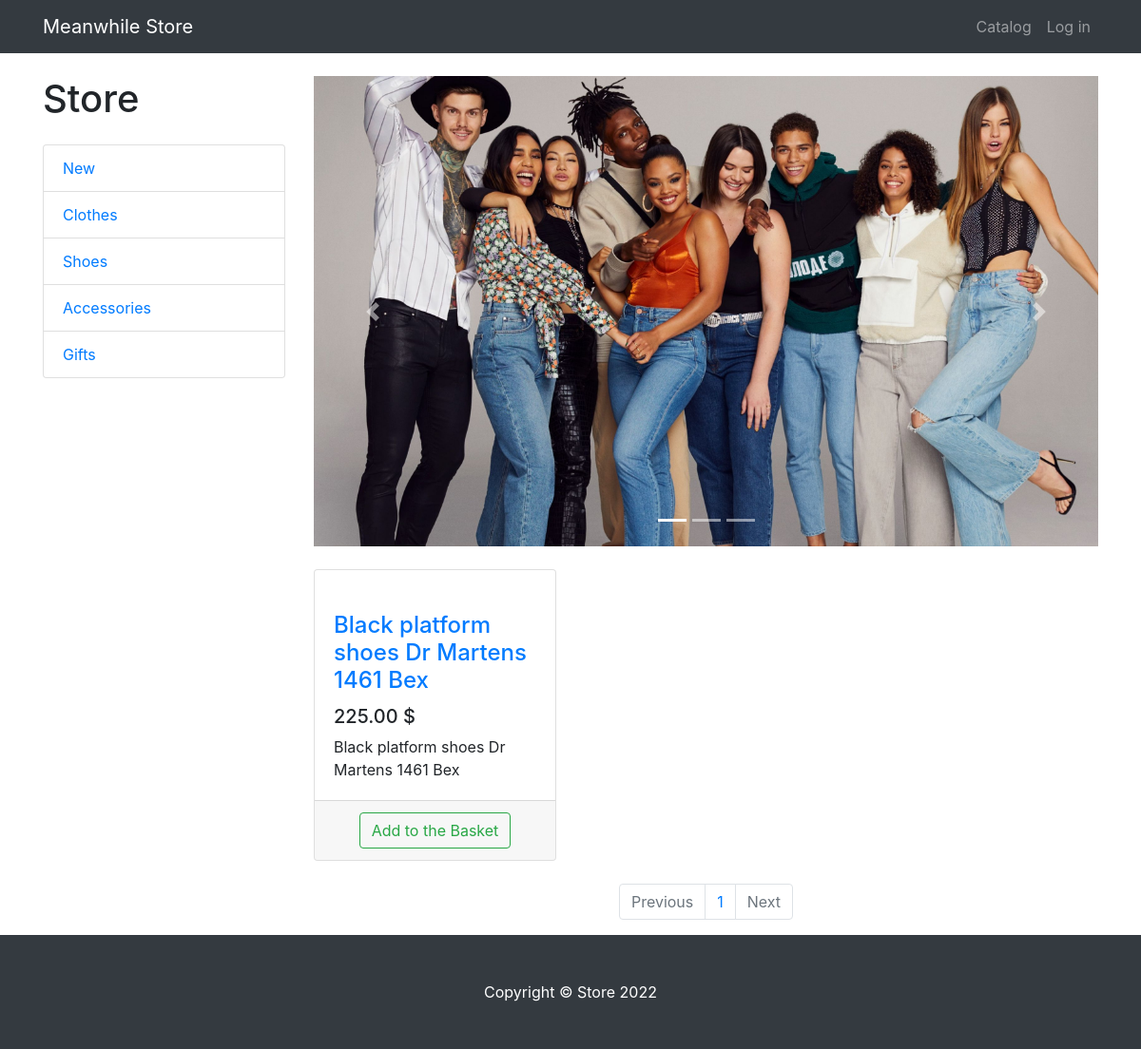
Page /products/3/ on the committed database.
### products/models.py (models this page shows, shortened)
class ProductCategory(models.Model):
    name = models.CharField(max_length=64, unique=True)
    description = models.TextField(blank=True)  # =пустой те можно поле оставить пустым или добавить описание
    class Meta:
        verbose_name_plural = 'Product Categories'

class Product(models.Model):
    name = models.CharField(max_length=256)
    image = models.ImageField(upload_to='products_images', blank=True)
    description = models.TextField(blank=True)
    short_description = models.CharField(max_length=64, blank=True)
    price = models.DecimalField(max_digits=8, decimal_places=2, default=0)   # значения до и после запятой
    quantity = models.PositiveIntegerField(default=0)    # positive количество товаров не может быть отриц
    category = models.ForeignKey(ProductCategory, on_delete=models.PROTECT)    # протект - товары останутся при удалении категории

### products/views.py (the view)
# urls.py: path('', products, name='index'),
def products(request, category_id=None, page=1):
    context = {'title': 'Store-Catalog', 'categories': ProductCategory.objects.all()}
    if category_id:
        products = Product.objects.filter(category_id=category_id)
    else:
        products = Product.objects.all()
    paginator = Paginator(products, 3)
    products_paginator = paginator.page(page)
    context.update({'products': products_paginator})
    return render(request, 'products/products.html', context)

### products/templates/products/products.html (shortened to what this page needs)
{% extends 'products/base.html' %}
{% block css %}
    <link href="/static/css/products.css" rel="stylesheet">
{% endblock %}
{% block content %}
    <div class="container">
        <div class="row">
            <div class="col-lg-3">
                <h1 class="my-4">Store</h1>
                <div class="list-group">
                    {% for category in categories %}
                         <a href="{% url 'products:category' category.id %}"
                            class="list-group-item">
                             {{ category.name }}
                         </a>
                    {% endfor %}
                </div>
            </div>
            <div class="col-lg-9">
                <div id="carouselExampleIndicators" class="carousel slide my-4" data-ride="carousel">
                    <ol class="carousel-indicators">
                        <li data-target="#carouselExampleIndicators" data-slide-to="0" class="active"></li>
                        <li data-target="#carouselExampleIndicators" data-slide-to="1"></li>
                        <li data-target="#carouselExampleIndicators" data-slide-to="2"></li>
                    </ol>
                    <div class="carousel-inner" role="listbox">
                        <div class="carousel-item active">
                            <img class="d-block img-fluid" src="/static/vendor/img/slides/slide-1.jpg" alt="First slide">
                        </div>
                    </div>
                    <a class="carousel-control-prev" href="#carouselExampleIndicators" role="button" data-slide="prev">
                        <span class="carousel-control-prev-icon" aria-hidden="true"></span>
                    </a>
                    <a class="carousel-control-next" href="#carouselExampleIndicators" role="button" data-slide="next">
                        <span class="carousel-control-next-icon" aria-hidden="true"></span>
                    </a>
                </div>
                <div class="row">
                    {% for product in products %}
                        <div class="col-lg-4 col-md-6 mb-4">
                        <div class="card h-100">
                            <a href="#">
                            </a>
                            <div class="card-body">
                                <h4 class="card-title">
                                    <a href="#">{{ product.name }}</a>
                                </h4>
                                <h5>{{ product.price }} $</h5>
                                <p class="card-text">{{ product.short_description }}</p>
                            </div>
                            <div class="card-footer text-center">
                                <a href="{% url 'products:basket_add' product.id %}">
                                    <button type="button" class="btn btn-outline-success">
                                        Add to the Basket
                                    </button>
                                </a>
                            </div>
                        </div>
                    </div>
                    {% endfor %}
                </div>
                <nav aria-label="Page navigation example">
                    <ul class="pagination justify-content-center">
                        <li class="page-item {% if not products.has_previous %} disabled {% endif %}">
                            <a class="page-link"
                               href="{% if products.has_previous %} {% url 'products:page' products.previous_page_number %} {% else %} # {% endif %}"
                               tabindex="-1" aria-disabled="true">Previous</a>
                        </li>
                        {% for page in products.paginator.page_range %}
                            <li class="page-item">
                                <a class="page-link" href="{% url 'products:page' page %}">
                                    {{ page }}
                                </a>
                            </li>
                        {% endfor %}
                        <li class="page-item {% if not products.has_next %} disabled {% endif %}">
                            <a class="page-link"
                               href="{% if products.has_next %} {% url 'products:page' products.next_page_number %} {% else %} # {% endif %}">
                                Next
                            </a>
                        </li>
                    </ul>
                </nav>
            </div>
        </div>
    </div>
{% endblock %}
{% block footer %}
    <footer class="py-5 bg-dark">
        <div class="container">
            <p class="m-0 text-center text-white">Copyright &copy; Store 2022</p>
        </div>
    </footer>
{% endblock %}

### static/css/products.css (style rules this page uses)
body { padding-top: 56px; }

### rows in the picture
ProductCategory: name "New"
ProductCategory: name "Clothes"
ProductCategory: name "Shoes"
ProductCategory: name "Accessories"
ProductCategory: name "Gifts"
Product: name "Black platform shoes Dr Martens 1461 Bex", price "225.00", short_description "Black platform shoes Dr Martens 1461 Bex"

### other values in the picture
{{ page }} "1"
